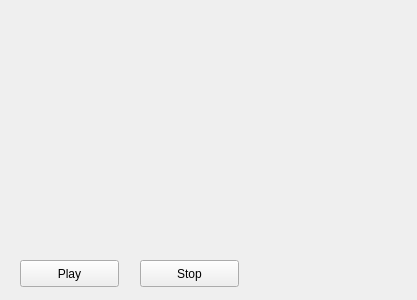
<?xml version="1.0" encoding="UTF-8"?>
<ui version="4.0">
 <class>Form</class>
 <widget class="QWidget" name="Form">
  <property name="geometry">
   <rect>
    <x>0</x>
    <y>0</y>
    <width>417</width>
    <height>300</height>
   </rect>
  </property>
  <property name="windowTitle">
   <string>Form</string>
  </property>
  <widget class="QPushButton" name="btnPlay">
   <property name="geometry">
    <rect>
     <x>20</x>
     <y>260</y>
     <width>99</width>
     <height>27</height>
    </rect>
   </property>
   <property name="text">
    <string>Play</string>
   </property>
  </widget>
  <widget class="QPushButton" name="btnStop">
   <property name="geometry">
    <rect>
     <x>140</x>
     <y>260</y>
     <width>99</width>
     <height>27</height>
    </rect>
   </property>
   <property name="text">
    <string>Stop</string>
   </property>
  </widget>
  <widget class="QWidget" name="mainLayout" native="true">
   <property name="geometry">
    <rect>
     <x>20</x>
     <y>10</y>
     <width>371</width>
     <height>231</height>
    </rect>
   </property>
   <layout class="QGridLayout" name="gridLayout"/>
  </widget>
 </widget>
 <resources/>
 <connections/>
</ui>
